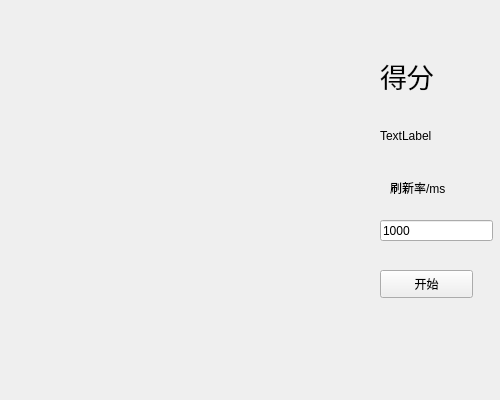
<?xml version="1.0" encoding="UTF-8"?>
<ui version="4.0">
 <class>doublegame</class>
 <widget class="QWidget" name="doublegame">
  <property name="geometry">
   <rect>
    <x>0</x>
    <y>0</y>
    <width>500</width>
    <height>400</height>
   </rect>
  </property>
  <property name="windowTitle">
   <string>Form</string>
  </property>
  <widget class="QLabel" name="label">
   <property name="geometry">
    <rect>
     <x>380</x>
     <y>50</y>
     <width>81</width>
     <height>51</height>
    </rect>
   </property>
   <property name="font">
    <font>
     <pointsize>20</pointsize>
    </font>
   </property>
   <property name="text">
    <string>得分</string>
   </property>
  </widget>
  <widget class="QLabel" name="score">
   <property name="geometry">
    <rect>
     <x>380</x>
     <y>110</y>
     <width>81</width>
     <height>51</height>
    </rect>
   </property>
   <property name="sizePolicy">
    <sizepolicy hsizetype="Preferred" vsizetype="Preferred">
     <horstretch>5</horstretch>
     <verstretch>0</verstretch>
    </sizepolicy>
   </property>
   <property name="minimumSize">
    <size>
     <width>0</width>
     <height>5</height>
    </size>
   </property>
   <property name="text">
    <string>TextLabel</string>
   </property>
  </widget>
  <widget class="QPushButton" name="startbtn">
   <property name="geometry">
    <rect>
     <x>380</x>
     <y>270</y>
     <width>93</width>
     <height>28</height>
    </rect>
   </property>
   <property name="text">
    <string>开始</string>
   </property>
  </widget>
  <widget class="QLineEdit" name="speed">
   <property name="geometry">
    <rect>
     <x>380</x>
     <y>220</y>
     <width>113</width>
     <height>21</height>
    </rect>
   </property>
   <property name="text">
    <string>1000</string>
   </property>
  </widget>
  <widget class="QLabel" name="label_2">
   <property name="geometry">
    <rect>
     <x>390</x>
     <y>180</y>
     <width>72</width>
     <height>15</height>
    </rect>
   </property>
   <property name="text">
    <string>刷新率/ms</string>
   </property>
  </widget>
 </widget>
 <resources/>
 <connections/>
</ui>
